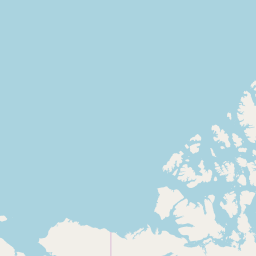
#> input picture TaskerGui/map00.png, 256 x 256 px, given in place of 0.png, which was not available
$ python osm_tiles_downloader.py map00.png
#> lines starting #> are read from the running program, lines starting #| are printed output that depends on the picture; pictures that were not available may be replaced by others from this repository, and a replacement may not be noted
#!/usr/bin/python

from sys import argv
import os
import math
import urllib.request
import random
import os.path
import matplotlib.pyplot as plt
import matplotlib.image as mpimg
from PIL import Image

def deg2num(lat_deg, lon_deg, zoom):
    lat_rad = math.radians(lat_deg)
    n = 2.0 ** zoom
    xtile = int((lon_deg + 180.0) / 360.0 * n)
    ytile = int((1.0 - math.log(math.tan(lat_rad) + (1 / math.cos(lat_rad))) / math.pi) / 2.0 * n)
    return (xtile, ytile)

def download_url(zoom, xtile, ytile, filename):
    # Switch between otile1 - otile4
    subdomain = random.randint(1, 4)

    url = "http://c.tile.openstreetmap.org/%d/%d/%d.png" % (zoom, xtile, ytile)
    dir_path = "./%d/%d/" % (zoom, xtile)
    download_path = "tiles/%d/%d/%d.png" % (zoom, xtile, ytile)
    header = {"User-Agent": "Mozilla/5.0 (X11; Linux x86_64) AppleWebKit/537.36 (KHTML, like Gecko) Chrome/51.0.2704.103 Safari/537.36"}

    if not os.path.exists(dir_path):
        os.makedirs(dir_path)

    if(not os.path.isfile(download_path)):
        print("downloading " + url)
        req = urllib.request.Request(url, data = None, headers = header)
        source = urllib.request.urlopen(req)
        content = source.read()
        source.close()
        destination = open(filename,'wb')
        destination.write(content)
        destination.close()
        #img = mpimg.imread(filename)
        #plt.imshow(img)
        #plt.show()
    else: print("skipped " +  url)

def get_concat_h(im1, im2):
    dst = Image.new('RGB', (im1.width + im2.width, im1.height))
    dst.paste(im1, (0, 0))
    dst.paste(im2, (im1.width, 0))
    return dst

def get_concat_v(im1, im2):
    dst = Image.new('RGB', (im1.width, im1.height + im2.height))
    dst.paste(im1, (0, 0))
    dst.paste(im2, (0, im1.height))
    return dst

for i in range(0, 4):
    download_url(2, i, 0, "map" + str(i) + "0.png")
    vert_im = Image.open("map" + str(i) + "0.png")
#> vert_im is the input picture: PIL image 256x256 P; mean R, G, B 180.8, 215.2, 224.5
    for j in range(1, 4):
        download_url(2, i, j, "map" + str(i) + str(j) + ".png")
        new_im = Image.open("map" + str(i) + str(j) + ".png")
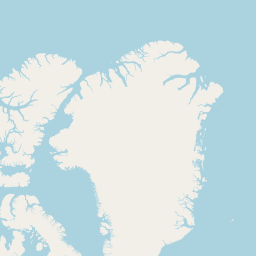
#> input picture TaskerGui/map10.png, 256 x 256 px, given in place of 1.png, which was not available
#> new_im is the input picture: PIL image 256x256 P; mean R, G, B 202.9, 223.8, 227.6
        vert_im = get_concat_v(vert_im, new_im)
#> in get_concat_v, `dst = Image.new('RGB', (im1.width, im1.height + im2.height))`: dst: PIL image 256x512 RGB; every value is 0
#> in get_concat_v, `dst.paste(im1, (0, 0))`:
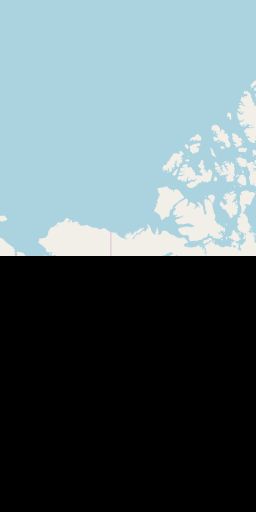
#> dst: PIL image 256x512 RGB; mean R, G, B 90.4, 107.6, 112.2
#> in get_concat_v, `dst.paste(im2, (0, im1.height))`:
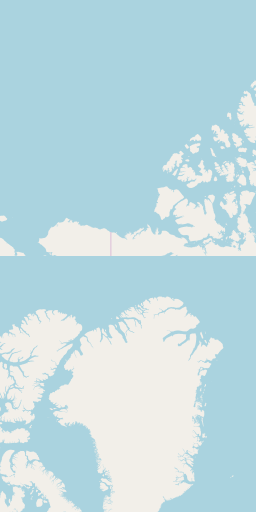
#> dst: PIL image 256x512 RGB; mean R, G, B 191.8, 219.5, 226
#> (the run stopped early here; a loop or call above may not have finished)
